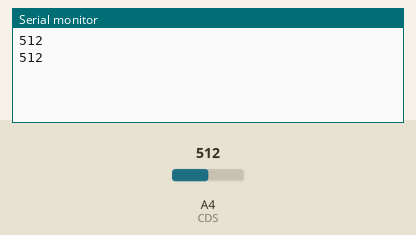
This sketch was run on a simulated Arduino Uno, built with avr-gcc and run on an emulated ATmega328P. On the bench: the last lines printed to the serial monitor. The inputs (shaded band) are chosen by the test bench; at power-on: A4 (CDS) = 512.

Above: at 4.8 s.
4.9 s: A4 (CDS) set to 716
At 7.3 s:
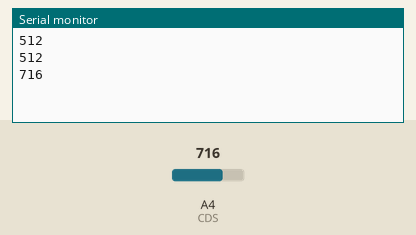
7.9 s: A4 (CDS) set to 900
At 8.8 s:
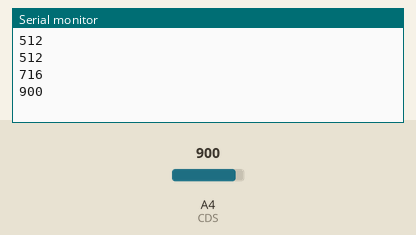
Timing chart, 0 to 10.9 s (numbered marks = the images above; inputs shaded):
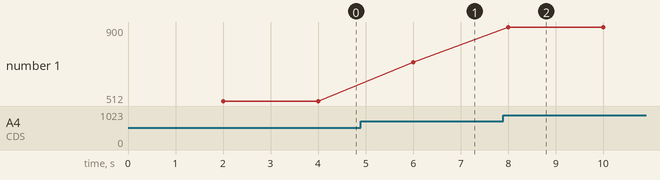

Measured:
- after the input at 4.9 s, the serial monitor: prints a new line after 1.1 s (image 1)
- after the input at 7.9 s, the serial monitor: prints a new line after 0.10 s (image 2)
- plotted number 1: 512 → 716 after the input at 4.9 s, 716 → 900 after the input at 7.9 s

The sketch:

tmp.ino
```cpp
#define CDS 4

void setup() {
  // put your setup code here, to run once:
Serial.begin(115200);
}

void loop() {
  // put your main code here, to run repeatedly:
            delay(2000);
            int vC = analogRead(CDS);
            Serial.println(vC);
}
```
